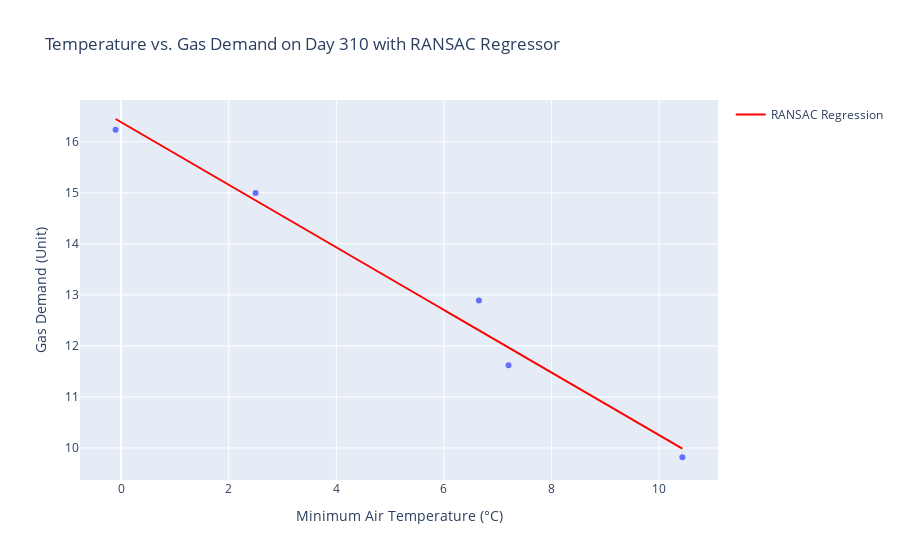

The notebook cell saved with this chart:
### Markdown cell above
There does seem to be a negative correlation. I do wonder whether the operators reduce the demand in the system based on increasing temperature. Seems to be negative in winter flat in summer.

### Code cell
from sklearn.linear_model import RANSACRegressor
import numpy as np

# Prepare data for the RANSAC regressor
X = filtered_data['airTemperature_min'].values.reshape(-1, 1)
y = filtered_data['Value'].values

# Initialize and fit the RANSAC regressor
ransac = RANSACRegressor()
ransac.fit(X, y)

# Predict values using the fitted model
x_range = np.linspace(X.min(), X.max(), 300).reshape(-1, 1)
y_pred = ransac.predict(x_range)

# Create a Plotly figure and add the original scatter plot
fig = px.scatter(filtered_data, x='airTemperature_min', y='Value', 
                 title=f'Temperature vs. Gas Demand on Day {day} with RANSAC Regressor',
                 labels={'airTemperature_min': 'Minimum Air Temperature (°C)', 'Value': 'Gas Demand (Unit)'})

# Add the RANSAC regression line
fig.add_trace(go.Scatter(x=x_range.ravel(), y=y_pred, name='RANSAC Regression', mode='lines', line=dict(color='red')))

fig.show()

### Figure 1 — Plotly figure (JSON) as saved in the notebook; plotly's stock layout.template omitted (floating-point values rounded to 4 significant figures; data arrays with more than 128 entries replaced by an {"elided": "..."} marker saying what was removed)
{"data": [{"hovertemplate": "Minimum Air Temperature (°C)=%{x}<br>Gas Demand (Unit)=%{y}<extra></extra>", "legendgroup": "", "marker": {"color": "#636efa", "symbol": "circle"}, "mode": "markers", "name": "", "orientation": "v", "showlegend": false, "type": "scatter", "x": [7.2, 2.5, -0.1, 6.65, 10.43], "xaxis": "x", "y": [11.62, 15.0, 16.23, 12.89, 9.819], "yaxis": "y"}, {"line": {"color": "red"}, "mode": "lines", "name": "RANSAC Regression", "type": "scatter", "x": {"elided": "300 float values"}, "y": {"elided": "300 float values"}}], "layout": {"autosize": true, "legend": {"tracegroupgap": 0}, "title": {"text": "Temperature vs. Gas Demand on Day 310 with RANSAC Regressor"}, "xaxis": {"anchor": "y", "autorange": true, "domain": [0, 1], "range": [-0.7239, 11.05], "title": {"text": "Minimum Air Temperature (°C)"}, "type": "linear"}, "yaxis": {"anchor": "x", "autorange": true, "domain": [0, 1], "range": [9.285, 16.82], "title": {"text": "Gas Demand (Unit)"}, "type": "linear"}}}
